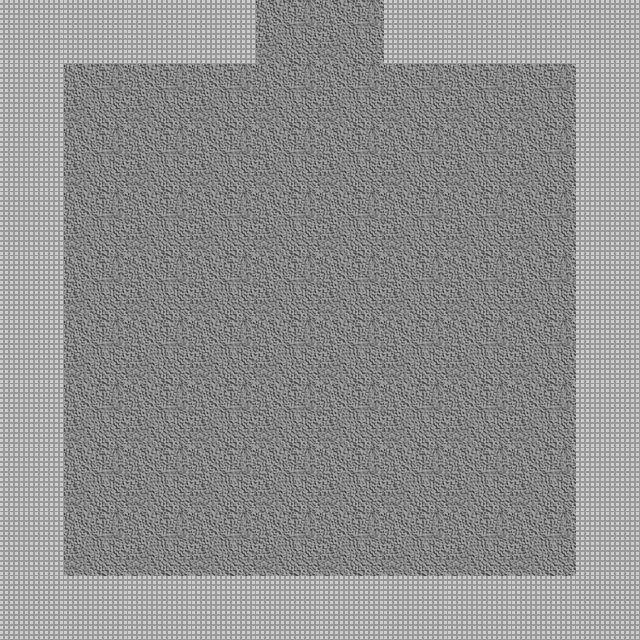

A 2D game scene composited from a Tiled map and its tileset images. What follows is a short description and the map's XML, with each tile layer's data collapsed to a summary:
An orthogonal 10x10 tile map with 64x64 px tiles, 2 tile layers (Floor, Wall), 2 tilesets and 2 objects.

<map version="1.0" orientation="orthogonal" renderorder="right-down" width="10" height="10" tilewidth="64" tileheight="64" nextobjectid="23">
 <properties>
  <property name="unity:resource" value="True" />
  <property name="unity:tag" value="Room" />
 </properties>
 <tileset firstgid="1" name="DungeonTilePH" tilewidth="64" tileheight="64" tilecount="2">
  <image source="../Sprites/DungeonTilePH.png" width="128" height="64" />
  <tile id="0">
   <objectgroup draworder="index" />
  </tile>
  <tile id="1">
   <objectgroup draworder="index">
    <object id="0" x="-0.25" y="-0.25" width="64.375" height="64.125" />
   </objectgroup>
  </tile>
 </tileset>
 <tileset firstgid="3" name="BlobPH" tilewidth="64" tileheight="64" tilecount="3">
  <image source="../Sprites/BlobPH.png" width="192" height="64" />
  <tile id="0">
   <properties>
    <property name="Spawn" value="fl1mob" />
   </properties>
  </tile>
 </tileset>
 <layer name="Floor" width="10" height="10">
  <properties>
   <property name="unity:sortingLayerName" value="Floor" />
   <property name="unity:tag" value="Floor" />
  </properties>
  <data>[100 cells, 100 non-empty, 1 distinct tile ids]</data>
 </layer>
 <layer name="Wall" width="10" height="10">
  <properties>
   <property name="ChildTag" value="Wall" />
   <property name="unity:tag" value="Wall" />
  </properties>
  <data>[100 cells, 34 non-empty, 1 distinct tile ids]</data>
 </layer>
 <objectgroup name="Mobs" />
 <objectgroup name="Exits">
  <object id="17" x="248" y="-21.3333" width="141.333" height="48">
   <properties>
    <property name="Exit" value="N" />
   </properties>
  </object>
 </objectgroup>
</map>
